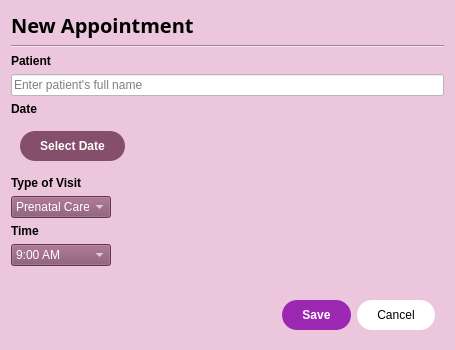
<?xml version="1.0" encoding="UTF-8"?>
<ui version="4.0">
 <class>Dialog</class>
 <widget class="QDialog" name="Dialog">
  <property name="geometry">
   <rect>
    <x>0</x>
    <y>0</y>
    <width>455</width>
    <height>350</height>
   </rect>
  </property>
  <property name="minimumSize">
   <size>
    <width>400</width>
    <height>350</height>
   </size>
  </property>
  <property name="windowTitle">
   <string>New Appointment</string>
  </property>
  <property name="styleSheet">
   <string notr="true">background-color: #ECC6DC;</string>
  </property>
  <layout class="QVBoxLayout" name="verticalLayout">
   <item>
    <widget class="QLabel" name="label">
     <property name="font">
      <font>
       <family>Arial Black</family>
       <pointsize>15</pointsize>
       <bold>true</bold>
      </font>
     </property>
     <property name="text">
      <string>New Appointment</string>
     </property>
    </widget>
   </item>
   <item>
    <widget class="QFrame" name="frame">
     <property name="frameShape">
      <enum>QFrame::HLine</enum>
     </property>
     <property name="frameShadow">
      <enum>QFrame::Sunken</enum>
     </property>
    </widget>
   </item>
   <item>
    <widget class="QLabel" name="label_2">
     <property name="font">
      <font>
       <bold>true</bold>
      </font>
     </property>
     <property name="text">
      <string>Patient</string>
     </property>
    </widget>
   </item>
   <item>
    <widget class="QLineEdit" name="lineEdit">
     <property name="styleSheet">
      <string notr="true">background-color: white;

</string>
     </property>
     <property name="placeholderText">
      <string>Enter patient's full name</string>
     </property>
    </widget>
   </item>
   <item>
    <widget class="QLabel" name="label_3">
     <property name="font">
      <font>
       <bold>true</bold>
      </font>
     </property>
     <property name="text">
      <string>Date</string>
     </property>
    </widget>
   </item>
   <item>
    <widget class="QWidget" name="widget" native="true">
     <layout class="QHBoxLayout" name="horizontalLayout">
      <item>
       <widget class="QPushButton" name="pushButton_3">
        <property name="styleSheet">
         <string notr="true">background-color: #854E6B;
color: white;
border: none;
padding: 8px 20px;
border-radius: 15px;
font-weight: bold;



</string>
        </property>
        <property name="text">
         <string>Select Date</string>
        </property>
       </widget>
      </item>
      <item>
       <spacer name="horizontalSpacer">
        <property name="orientation">
         <enum>Qt::Horizontal</enum>
        </property>
        <property name="sizeHint" stdset="0">
         <size>
          <width>40</width>
          <height>20</height>
         </size>
        </property>
       </spacer>
      </item>
     </layout>
    </widget>
   </item>
   <item>
    <widget class="QLabel" name="label_4">
     <property name="font">
      <font>
       <bold>true</bold>
      </font>
     </property>
     <property name="text">
      <string>Type of Visit</string>
     </property>
    </widget>
   </item>
   <item>
    <widget class="QComboBox" name="comboBox">
     <property name="minimumSize">
      <size>
       <width>0</width>
       <height>0</height>
      </size>
     </property>
     <property name="maximumSize">
      <size>
       <width>100</width>
       <height>16777215</height>
      </size>
     </property>
     <property name="styleSheet">
      <string notr="true">background-color: #854E6B;
color: white;

</string>
     </property>
     <item>
      <property name="text">
       <string>Prenatal Care</string>
      </property>
     </item>
     <item>
      <property name="text">
       <string>General Check-up</string>
      </property>
     </item>
     <item>
      <property name="text">
       <string>Consultation</string>
      </property>
     </item>
     <item>
      <property name="text">
       <string>Emergency Visit</string>
      </property>
     </item>
     <item>
      <property name="text">
       <string>Family Planning</string>
      </property>
     </item>
     <item>
      <property name="text">
       <string>Screening &amp; Tests</string>
      </property>
     </item>
     <item>
      <property name="text">
       <string>Vaccination</string>
      </property>
     </item>
    </widget>
   </item>
   <item>
    <widget class="QLabel" name="label_5">
     <property name="font">
      <font>
       <bold>true</bold>
      </font>
     </property>
     <property name="text">
      <string>Time</string>
     </property>
    </widget>
   </item>
   <item>
    <widget class="QComboBox" name="comboBox_2">
     <property name="maximumSize">
      <size>
       <width>100</width>
       <height>16777215</height>
      </size>
     </property>
     <property name="styleSheet">
      <string notr="true">background-color: #854E6B;
color: white;

</string>
     </property>
     <item>
      <property name="text">
       <string>9:00 AM</string>
      </property>
     </item>
     <item>
      <property name="text">
       <string>9: 30 AM</string>
      </property>
     </item>
     <item>
      <property name="text">
       <string>10:00 AM</string>
      </property>
     </item>
     <item>
      <property name="text">
       <string>10:30 AM</string>
      </property>
     </item>
     <item>
      <property name="text">
       <string>11:00 AM</string>
      </property>
     </item>
     <item>
      <property name="text">
       <string>1:00 PM</string>
      </property>
     </item>
     <item>
      <property name="text">
       <string>2:00 PM</string>
      </property>
     </item>
     <item>
      <property name="text">
       <string>3:00 PM</string>
      </property>
     </item>
     <item>
      <property name="text">
       <string>4:00 PM</string>
      </property>
     </item>
    </widget>
   </item>
   <item>
    <spacer name="verticalSpacer">
     <property name="orientation">
      <enum>Qt::Vertical</enum>
     </property>
     <property name="sizeHint" stdset="0">
      <size>
       <width>20</width>
       <height>40</height>
      </size>
     </property>
    </spacer>
   </item>
   <item>
    <widget class="QWidget" name="widget_2" native="true">
     <layout class="QHBoxLayout" name="horizontalLayout_2">
      <item>
       <spacer name="horizontalSpacer_2">
        <property name="orientation">
         <enum>Qt::Horizontal</enum>
        </property>
        <property name="sizeHint" stdset="0">
         <size>
          <width>40</width>
          <height>20</height>
         </size>
        </property>
       </spacer>
      </item>
      <item>
       <widget class="QPushButton" name="pushButton">
        <property name="styleSheet">
         <string notr="true">background-color: #9C27B0;
color: white;
border: none;
padding: 8px 20px;
border-radius: 15px;
font-weight: bold;</string>
        </property>
        <property name="text">
         <string>Save</string>
        </property>
        <property name="default">
         <bool>true</bool>
        </property>
       </widget>
      </item>
      <item>
       <widget class="QPushButton" name="pushButton_2">
        <property name="styleSheet">
         <string notr="true">background-color: white;
color: black;
border: none;
padding: 8px 20px;
border-radius: 15px;</string>
        </property>
        <property name="text">
         <string>Cancel</string>
        </property>
       </widget>
      </item>
     </layout>
    </widget>
   </item>
  </layout>
 </widget>
 <tabstops>
  <tabstop>lineEdit</tabstop>
  <tabstop>comboBox</tabstop>
  <tabstop>comboBox_2</tabstop>
  <tabstop>pushButton</tabstop>
  <tabstop>pushButton_2</tabstop>
 </tabstops>
 <resources/>
 <connections/>
</ui>
